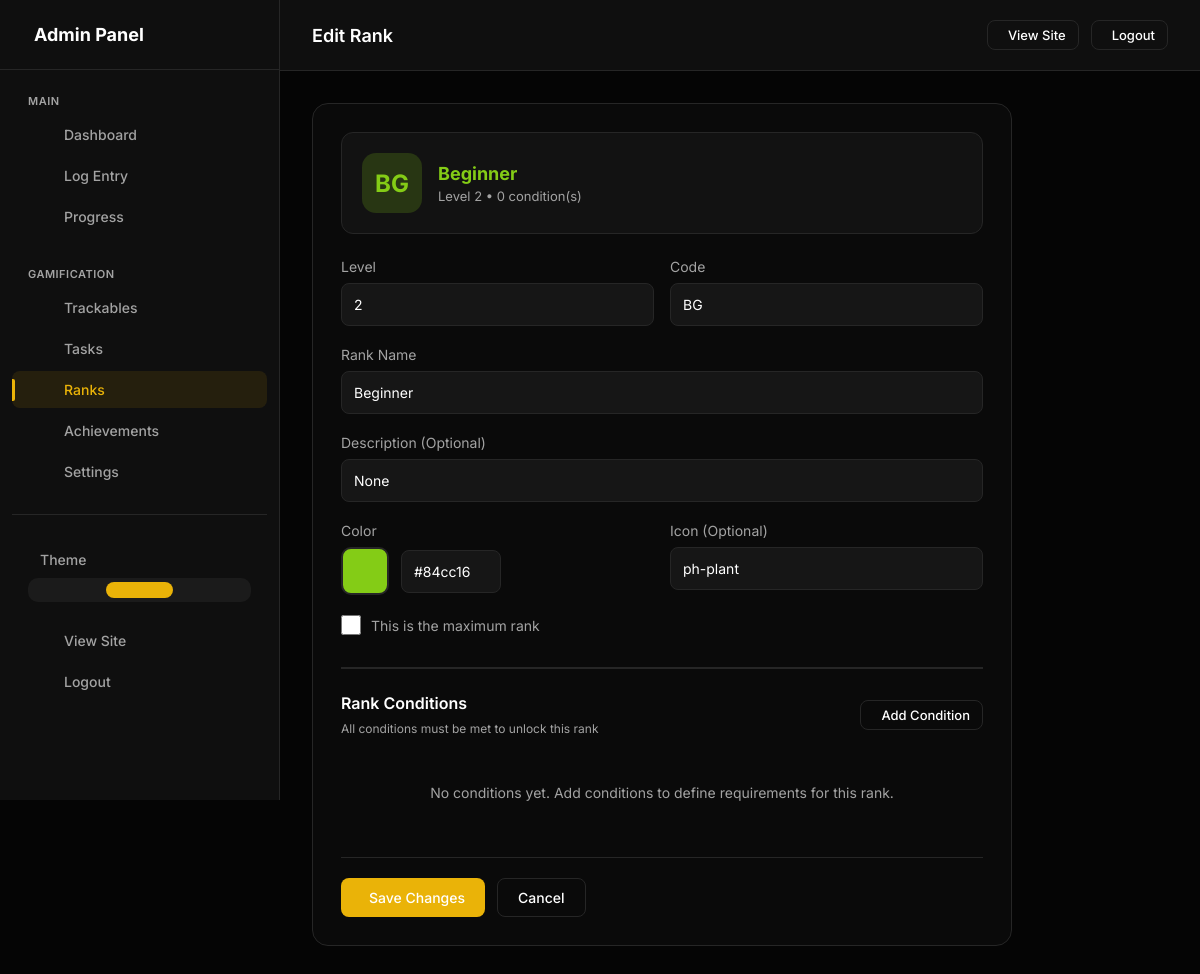
Before: /admin/ranks/26/edit (signed in) with the older database file.
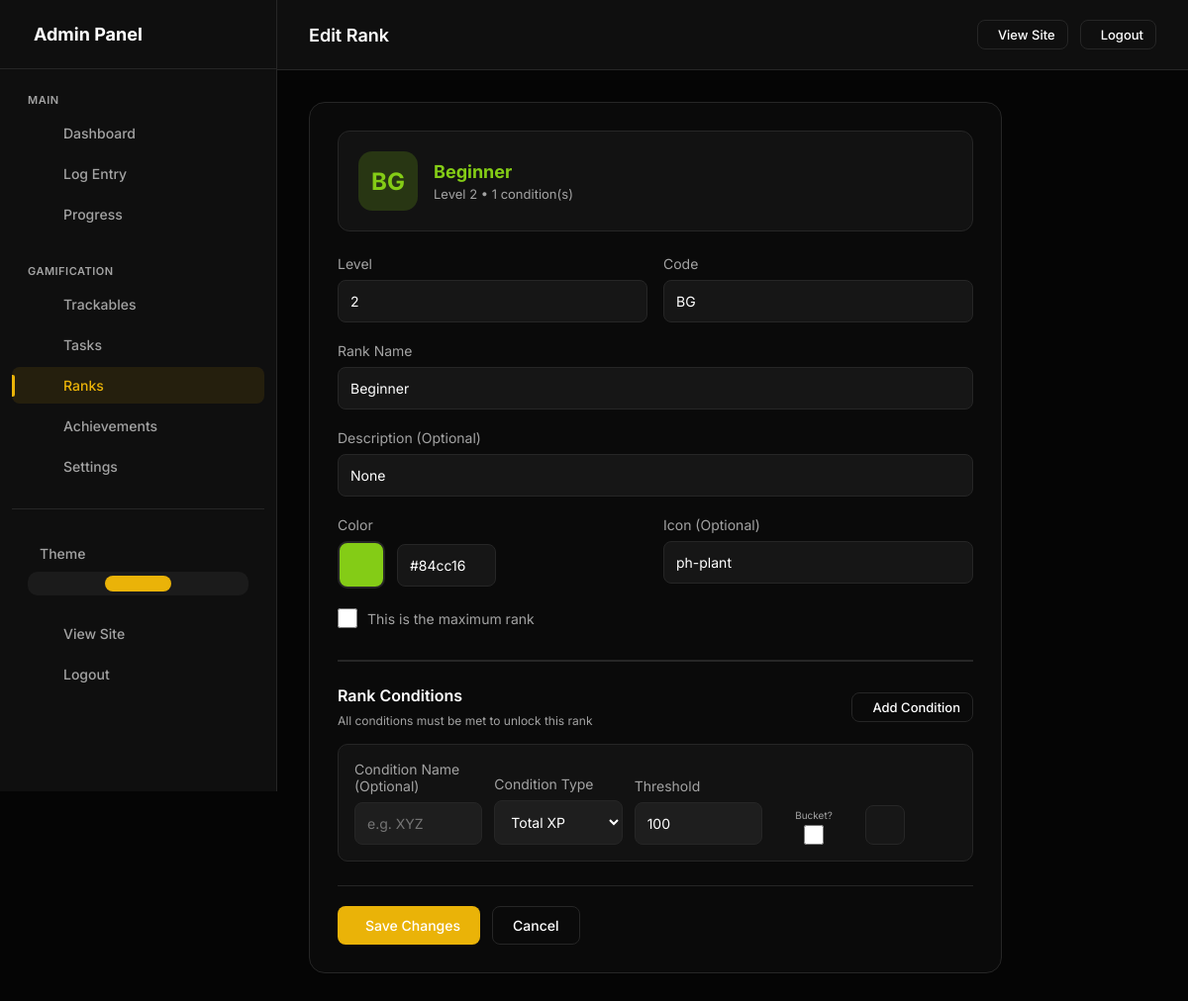
After: the same page with the newer database file.
### models.py (models this page shows, shortened)
class RankCondition(db.Model):
    __tablename__ = 'rank_conditions'
    id = db.Column(db.Integer, primary_key=True)
    rank_id = db.Column(db.Integer, db.ForeignKey('custom_ranks.id'), nullable=False, index=True)
    condition_type = db.Column(db.String(50), nullable=False)  # See CONDITION_TYPES below
    threshold = db.Column(db.Integer, nullable=False)  # The value that must be reached
    custom_name = db.Column(db.String(100))  # User-defined name for this condition
    is_bucket = db.Column(db.Boolean, default=False)  # If True, only allocated entries count
    trackable_slug = db.Column(db.String(100))  # Used when condition_type is 'trackable_xp' or 'trackable_count'
    created_at = db.Column(db.DateTime, default=datetime.utcnow)

### app.py (the view, shortened to what this page needs)
    @app.route('/admin/ranks/<int:id>/edit', methods=['GET', 'POST'])
    @admin_required
    def admin_rank_edit(id):
        rank = CustomRank.query.get_or_404(id)
        if rank.user_id != current_user.id:
            abort(403)
        trackables = TrackableType.query.filter_by(
            user_id=current_user.id,
            is_active=True
        ).order_by(TrackableType.name).all()
        return render_template('admin/rank_form.html', rank=rank, trackables=trackables)

### templates/admin/rank_form.html (shortened to what the changed rows need)
{% extends "admin/base.html" %}
{% block page_title %}{{ 'Edit' if rank else 'Add' }} Rank{% endblock %}
{% block content %}
<div class="form-container">
    <form method="post" class="form-card" id="rankForm">
        <div class="rank-preview" id="rankPreview">
            <div class="preview-info">
                <div class="preview-level">Level <span id="previewLevel">{{ rank.level if rank else 1 }}</span> • <span
                        id="conditionCount">{{ rank.conditions|length if rank else 0 }}</span> condition(s)</div>
            </div>
        </div>
        <div class="conditions-section">
            <div id="conditionsList">
                {% if rank and rank.conditions %}
                {% for condition in rank.conditions %}
                <div class="condition-item {% if condition.condition_type in ['trackable_xp', 'trackable_count'] %}trackable-condition{% endif %}"
                    data-type="{{ condition.condition_type }}">
                    <div class="form-group" style="margin: 0;">
                        <label>Condition Name (Optional)</label>
                        <input type="text" class="custom-name-input" value="{{ condition.custom_name or '' }}"
                            placeholder="e.g. XYZ">
                    </div>
                    <div class="form-group" style="margin: 0;">
                        <label>Condition Type</label>
                        <select class="condition-type-select" onchange="updateConditionRow(this)">
                            <option value="total_xp" {% if condition.condition_type=='total_xp' %}selected{% endif %}>
                                Total {{ points_name }}</option>
                        </select>
                    </div>
                    <div class="form-group" style="margin: 0;">
                        <label>Threshold</label>
                        <input type="number" class="threshold-input" value="{{ condition.threshold }}" min="0" required>
                    </div>
                    <div class="form-group" style="margin: 0; text-align: center;">
                        <label style="font-size: 10px; margin-bottom: 4px; display: block;">Bucket?</label>
                        <input type="checkbox" class="is-bucket-input" {% if condition.is_bucket %}checked{% endif %}
                            style="width: 20px; height: 20px; margin: 0 auto; display: block; accent-color: var(--accent);">
                    </div>
                    <button type="button" class="btn-icon delete" onclick="removeCondition(this)">
                    </button>
                </div>
                {% endfor %}
                {% else %}
                <div class="empty-conditions" id="emptyState">
                    <p>No conditions yet. Add conditions to define requirements for this rank.</p>
                </div>
                {% endif %}
            </div>
        </div>
    </form>
</div>
{% endblock %}

Changed rows visible on the page:
added RankCondition: condition_type "Total XP", threshold "100"
Other visible differences:
{{ rank.conditions|length if rank else 0 }}: "0" → "1"
text no longer shown: "No conditions yet. Add conditions to define requirements for this rank."
